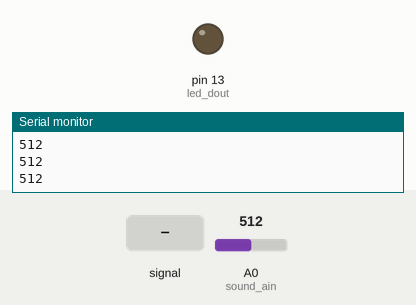
Simulated run of this sketch. Board: Arduino Uno, built with avr-gcc and run on an emulated ATmega328P. On the bench: output pins drawn as LEDs (lit = HIGH), the last lines printed to the serial monitor. The test bench sets the inputs (shaded band); at power-on: A0 (sound_ain) = 512.

Above: at 1.2 s.
1.3 s: A0 (sound_ain) fed a 1000 Hz sine of ±255 counts around its level
At 1.8 s:
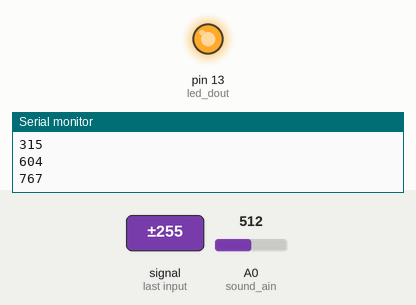
4.3 s: A0 (sound_ain) set to 306
At 6.1 s:
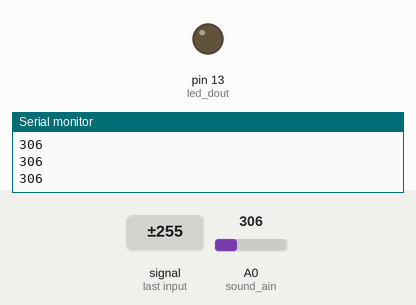
6.8 s: A0 (sound_ain) set to 683
8.3 s: A0 (sound_ain) set to 709
At 9.0 s:
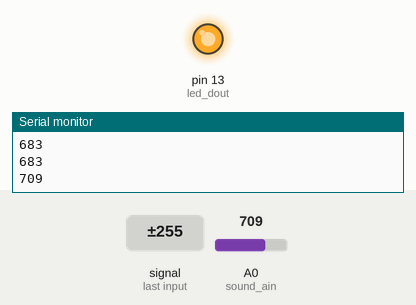
Timing chart, 0 to 10.8 s (numbered marks = the images above; inputs shaded):
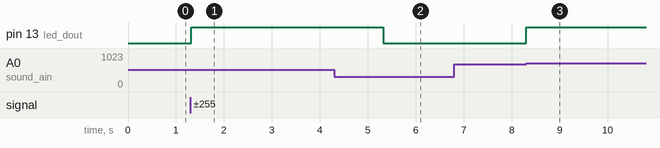

The sketch:

zad8jk.ino
```cpp
int sound_din=2;
int sound_ain=A0;
int led_dout = 13;
int ad_value;
void setup()
{
  pinMode(sound_din,INPUT);
  pinMode(sound_ain,INPUT);
  pinMode(led_dout,OUTPUT);

  Serial.begin(9600);
}
void loop()
{
  ad_value=analogRead(sound_ain);
  Serial.println(ad_value);
  if(ad_value>700)
  {
    digitalWrite(led_dout,HIGH);
    delay(2000);
  }
  else
  {
      digitalWrite(led_dout,LOW);
  }
}
```

Measured:
- the behaviour switches between 700 and 701 on A0 (sound_ain) (found by bisection; images 2 and 3)
- after the input at 1.3 s, pin 13 (led_dout): LOW → HIGH at once
- after the input at 4.3 s, pin 13 (led_dout): HIGH → LOW after 1.0 s
- after the input at 8.3 s, pin 13 (led_dout): LOW → HIGH at once
